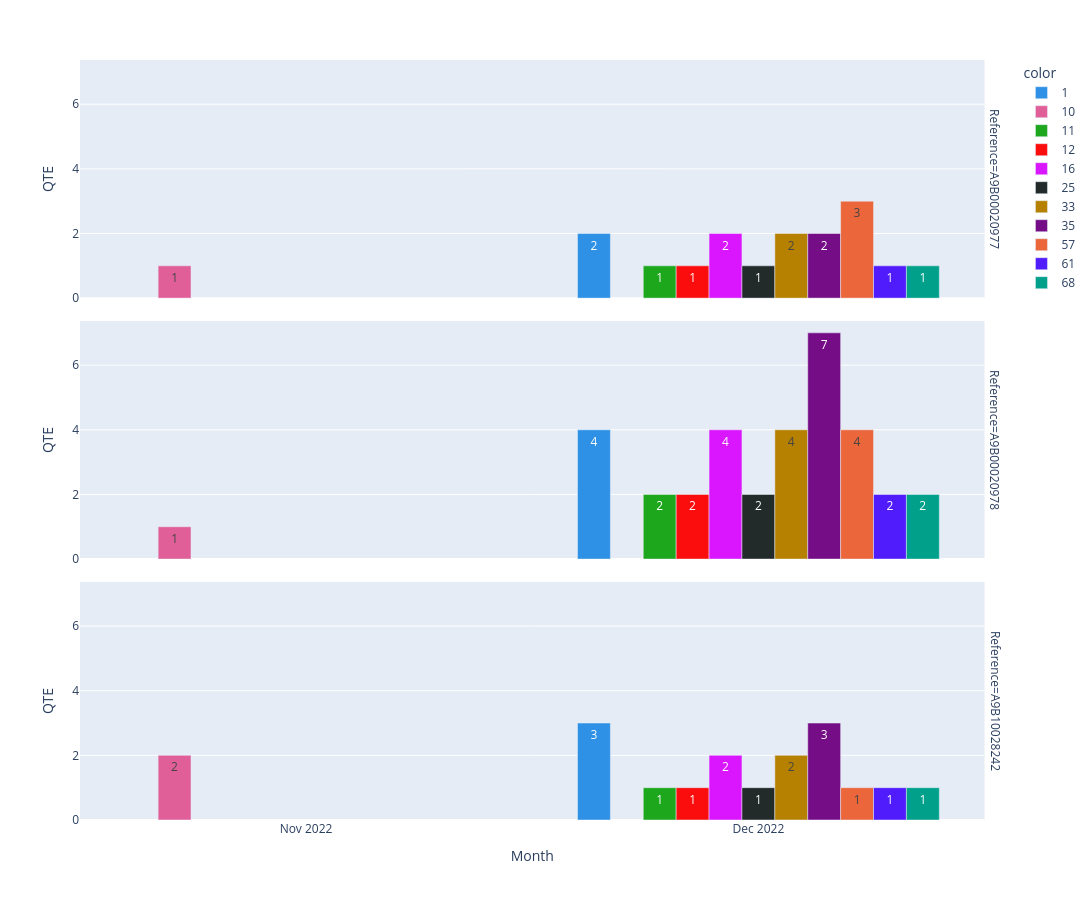

The notebook cell this image was saved under:
### Code cell
fig = px.bar(
    df,
    x="Month",
    y="QTE",
    color=df.StationId.astype(str),
    facet_row="Reference",
    width=1550,
    height=900,
    barmode="group",
    color_discrete_sequence=px.colors.qualitative.Dark24,
    text_auto=".s",
)
fig.update_xaxes(dtick="M1")
fig.show()

with open("SMPS-Delta par turbine mois 11 et 12 2022.html", "w", encoding="utf-8") as f:
    f.write(fig.to_html(full_html=False))
# fig.write_html("SMPS-Delta par turbine mois 11 et 12 2022.html")

### Figure 1 — Plotly figure (JSON) as saved in the notebook; plotly's stock layout.template omitted (floating-point values rounded to 4 significant figures)
{"data": [{"alignmentgroup": "True", "hovertemplate": "color=1<br>Reference=A9B00020977<br>Month=%{x}<br>QTE=%{y}<extra></extra>", "legendgroup": "1", "marker": {"color": "#2E91E5", "pattern": {"shape": ""}}, "name": "1", "offsetgroup": "1", "orientation": "v", "showlegend": true, "textposition": "auto", "texttemplate": "%{y:.s}", "type": "bar", "x": ["2022-12-01T00:00:00"], "xaxis": "x3", "y": [2], "yaxis": "y3"}, {"alignmentgroup": "True", "hovertemplate": "color=1<br>Reference=A9B00020978<br>Month=%{x}<br>QTE=%{y}<extra></extra>", "legendgroup": "1", "marker": {"color": "#2E91E5", "pattern": {"shape": ""}}, "name": "1", "offsetgroup": "1", "orientation": "v", "showlegend": false, "textposition": "auto", "texttemplate": "%{y:.s}", "type": "bar", "x": ["2022-12-01T00:00:00"], "xaxis": "x2", "y": [4], "yaxis": "y2"}, {"alignmentgroup": "True", "hovertemplate": "color=1<br>Reference=A9B10028242<br>Month=%{x}<br>QTE=%{y}<extra></extra>", "legendgroup": "1", "marker": {"color": "#2E91E5", "pattern": {"shape": ""}}, "name": "1", "offsetgroup": "1", "orientation": "v", "showlegend": false, "textposition": "auto", "texttemplate": "%{y:.s}", "type": "bar", "x": ["2022-12-01T00:00:00"], "xaxis": "x", "y": [3], "yaxis": "y"}, {"alignmentgroup": "True", "hovertemplate": "color=10<br>Reference=A9B00020977<br>Month=%{x}<br>QTE=%{y}<extra></extra>", "legendgroup": "10", "marker": {"color": "#E15F99", "pattern": {"shape": ""}}, "name": "10", "offsetgroup": "10", "orientation": "v", "showlegend": true, "textposition": "auto", "texttemplate": "%{y:.s}", "type": "bar", "x": ["2022-11-01T00:00:00"], "xaxis": "x3", "y": [1], "yaxis": "y3"}, {"alignmentgroup": "True", "hovertemplate": "color=10<br>Reference=A9B00020978<br>Month=%{x}<br>QTE=%{y}<extra></extra>", "legendgroup": "10", "marker": {"color": "#E15F99", "pattern": {"shape": ""}}, "name": "10", "offsetgroup": "10", "orientation": "v", "showlegend": false, "textposition": "auto", "texttemplate": "%{y:.s}", "type": "bar", "x": ["2022-11-01T00:00:00"], "xaxis": "x2", "y": [1], "yaxis": "y2"}, {"alignmentgroup": "True", "hovertemplate": "color=10<br>Reference=A9B10028242<br>Month=%{x}<br>QTE=%{y}<extra></extra>", "legendgroup": "10", "marker": {"color": "#E15F99", "pattern": {"shape": ""}}, "name": "10", "offsetgroup": "10", "orientation": "v", "showlegend": false, "textposition": "auto", "texttemplate": "%{y:.s}", "type": "bar", "x": ["2022-11-01T00:00:00"], "xaxis": "x", "y": [2], "yaxis": "y"}, {"alignmentgroup": "True", "hovertemplate": "color=11<br>Reference=A9B00020977<br>Month=%{x}<br>QTE=%{y}<extra></extra>", "legendgroup": "11", "marker": {"color": "#1CA71C", "pattern": {"shape": ""}}, "name": "11", "offsetgroup": "11", "orientation": "v", "showlegend": true, "textposition": "auto", "texttemplate": "%{y:.s}", "type": "bar", "x": ["2022-12-01T00:00:00"], "xaxis": "x3", "y": [1], "yaxis": "y3"}, {"alignmentgroup": "True", "hovertemplate": "color=11<br>Reference=A9B00020978<br>Month=%{x}<br>QTE=%{y}<extra></extra>", "legendgroup": "11", "marker": {"color": "#1CA71C", "pattern": {"shape": ""}}, "name": "11", "offsetgroup": "11", "orientation": "v", "showlegend": false, "textposition": "auto", "texttemplate": "%{y:.s}", "type": "bar", "x": ["2022-12-01T00:00:00"], "xaxis": "x2", "y": [2], "yaxis": "y2"}, {"alignmentgroup": "True", "hovertemplate": "color=11<br>Reference=A9B10028242<br>Month=%{x}<br>QTE=%{y}<extra></extra>", "legendgroup": "11", "marker": {"color": "#1CA71C", "pattern": {"shape": ""}}, "name": "11", "offsetgroup": "11", "orientation": "v", "showlegend": false, "textposition": "auto", "texttemplate": "%{y:.s}", "type": "bar", "x": ["2022-12-01T00:00:00"], "xaxis": "x", "y": [1], "yaxis": "y"}, {"alignmentgroup": "True", "hovertemplate": "color=12<br>Reference=A9B00020977<br>Month=%{x}<br>QTE=%{y}<extra></extra>", "legendgroup": "12", "marker": {"color": "#FB0D0D", "pattern": {"shape": ""}}, "name": "12", "offsetgroup": "12", "orientation": "v", "showlegend": true, "textposition": "auto", "texttemplate": "%{y:.s}", "type": "bar", "x": ["2022-12-01T00:00:00"], "xaxis": "x3", "y": [1], "yaxis": "y3"}, {"alignmentgroup": "True", "hovertemplate": "color=12<br>Reference=A9B00020978<br>Month=%{x}<br>QTE=%{y}<extra></extra>", "legendgroup": "12", "marker": {"color": "#FB0D0D", "pattern": {"shape": ""}}, "name": "12", "offsetgroup": "12", "orientation": "v", "showlegend": false, "textposition": "auto", "texttemplate": "%{y:.s}", "type": "bar", "x": ["2022-12-01T00:00:00"], "xaxis": "x2", "y": [2], "yaxis": "y2"}, {"alignmentgroup": "True", "hovertemplate": "color=12<br>Reference=A9B10028242<br>Month=%{x}<br>QTE=%{y}<extra></extra>", "legendgroup": "12", "marker": {"color": "#FB0D0D", "pattern": {"shape": ""}}, "name": "12", "offsetgroup": "12", "orientation": "v", "showlegend": false, "textposition": "auto", "texttemplate": "%{y:.s}", "type": "bar", "x": ["2022-12-01T00:00:00"], "xaxis": "x", "y": [1], "yaxis": "y"}, {"alignmentgroup": "True", "hovertemplate": "color=16<br>Reference=A9B00020977<br>Month=%{x}<br>QTE=%{y}<extra></extra>", "legendgroup": "16", "marker": {"color": "#DA16FF", "pattern": {"shape": ""}}, "name": "16", "offsetgroup": "16", "orientation": "v", "showlegend": true, "textposition": "auto", "texttemplate": "%{y:.s}", "type": "bar", "x": ["2022-12-01T00:00:00"], "xaxis": "x3", "y": [2], "yaxis": "y3"}, {"alignmentgroup": "True", "hovertemplate": "color=16<br>Reference=A9B00020978<br>Month=%{x}<br>QTE=%{y}<extra></extra>", "legendgroup": "16", "marker": {"color": "#DA16FF", "pattern": {"shape": ""}}, "name": "16", "offsetgroup": "16", "orientation": "v", "showlegend": false, "textposition": "auto", "texttemplate": "%{y:.s}", "type": "bar", "x": ["2022-12-01T00:00:00"], "xaxis": "x2", "y": [4], "yaxis": "y2"}, {"alignmentgroup": "True", "hovertemplate": "color=16<br>Reference=A9B10028242<br>Month=%{x}<br>QTE=%{y}<extra></extra>", "legendgroup": "16", "marker": {"color": "#DA16FF", "pattern": {"shape": ""}}, "name": "16", "offsetgroup": "16", "orientation": "v", "showlegend": false, "textposition": "auto", "texttemplate": "%{y:.s}", "type": "bar", "x": ["2022-12-01T00:00:00"], "xaxis": "x", "y": [2], "yaxis": "y"}, {"alignmentgroup": "True", "hovertemplate": "color=25<br>Reference=A9B00020977<br>Month=%{x}<br>QTE=%{y}<extra></extra>", "legendgroup": "25", "marker": {"color": "#222A2A", "pattern": {"shape": ""}}, "name": "25", "offsetgroup": "25", "orientation": "v", "showlegend": true, "textposition": "auto", "texttemplate": "%{y:.s}", "type": "bar", "x": ["2022-12-01T00:00:00"], "xaxis": "x3", "y": [1], "yaxis": "y3"}, {"alignmentgroup": "True", "hovertemplate": "color=25<br>Reference=A9B00020978<br>Month=%{x}<br>QTE=%{y}<extra></extra>", "legendgroup": "25", "marker": {"color": "#222A2A", "pattern": {"shape": ""}}, "name": "25", "offsetgroup": "25", "orientation": "v", "showlegend": false, "textposition": "auto", "texttemplate": "%{y:.s}", "type": "bar", "x": ["2022-12-01T00:00:00"], "xaxis": "x2", "y": [2], "yaxis": "y2"}, {"alignmentgroup": "True", "hovertemplate": "color=25<br>Reference=A9B10028242<br>Month=%{x}<br>QTE=%{y}<extra></extra>", "legendgroup": "25", "marker": {"color": "#222A2A", "pattern": {"shape": ""}}, "name": "25", "offsetgroup": "25", "orientation": "v", "showlegend": false, "textposition": "auto", "texttemplate": "%{y:.s}", "type": "bar", "x": ["2022-12-01T00:00:00"], "xaxis": "x", "y": [1], "yaxis": "y"}, {"alignmentgroup": "True", "hovertemplate": "color=33<br>Reference=A9B00020977<br>Month=%{x}<br>QTE=%{y}<extra></extra>", "legendgroup": "33", "marker": {"color": "#B68100", "pattern": {"shape": ""}}, "name": "33", "offsetgroup": "33", "orientation": "v", "showlegend": true, "textposition": "auto", "texttemplate": "%{y:.s}", "type": "bar", "x": ["2022-12-01T00:00:00"], "xaxis": "x3", "y": [2], "yaxis": "y3"}, {"alignmentgroup": "True", "hovertemplate": "color=33<br>Reference=A9B00020978<br>Month=%{x}<br>QTE=%{y}<extra></extra>", "legendgroup": "33", "marker": {"color": "#B68100", "pattern": {"shape": ""}}, "name": "33", "offsetgroup": "33", "orientation": "v", "showlegend": false, "textposition": "auto", "texttemplate": "%{y:.s}", "type": "bar", "x": ["2022-12-01T00:00:00"], "xaxis": "x2", "y": [4], "yaxis": "y2"}, {"alignmentgroup": "True", "hovertemplate": "color=33<br>Reference=A9B10028242<br>Month=%{x}<br>QTE=%{y}<extra></extra>", "legendgroup": "33", "marker": {"color": "#B68100", "pattern": {"shape": ""}}, "name": "33", "offsetgroup": "33", "orientation": "v", "showlegend": false, "textposition": "auto", "texttemplate": "%{y:.s}", "type": "bar", "x": ["2022-12-01T00:00:00"], "xaxis": "x", "y": [2], "yaxis": "y"}, {"alignmentgroup": "True", "hovertemplate": "color=35<br>Reference=A9B00020977<br>Month=%{x}<br>QTE=%{y}<extra></extra>", "legendgroup": "35", "marker": {"color": "#750D86", "pattern": {"shape": ""}}, "name": "35", "offsetgroup": "35", "orientation": "v", "showlegend": true, "textposition": "auto", "texttemplate": "%{y:.s}", "type": "bar", "x": ["2022-12-01T00:00:00"], "xaxis": "x3", "y": [2], "yaxis": "y3"}, {"alignmentgroup": "True", "hovertemplate": "color=35<br>Reference=A9B00020978<br>Month=%{x}<br>QTE=%{y}<extra></extra>", "legendgroup": "35", "marker": {"color": "#750D86", "pattern": {"shape": ""}}, "name": "35", "offsetgroup": "35", "orientation": "v", "showlegend": false, "textposition": "auto", "texttemplate": "%{y:.s}", "type": "bar", "x": ["2022-12-01T00:00:00"], "xaxis": "x2", "y": [7], "yaxis": "y2"}, {"alignmentgroup": "True", "hovertemplate": "color=35<br>Reference=A9B10028242<br>Month=%{x}<br>QTE=%{y}<extra></extra>", "legendgroup": "35", "marker": {"color": "#750D86", "pattern": {"shape": ""}}, "name": "35", "offsetgroup": "35", "orientation": "v", "showlegend": false, "textposition": "auto", "texttemplate": "%{y:.s}", "type": "bar", "x": ["2022-12-01T00:00:00"], "xaxis": "x", "y": [3], "yaxis": "y"}, {"alignmentgroup": "True", "hovertemplate": "color=57<br>Reference=A9B00020977<br>Month=%{x}<br>QTE=%{y}<extra></extra>", "legendgroup": "57", "marker": {"color": "#EB663B", "pattern": {"shape": ""}}, "name": "57", "offsetgroup": "57", "orientation": "v", "showlegend": true, "textposition": "auto", "texttemplate": "%{y:.s}", "type": "bar", "x": ["2022-12-01T00:00:00"], "xaxis": "x3", "y": [3], "yaxis": "y3"}, {"alignmentgroup": "True", "hovertemplate": "color=57<br>Reference=A9B00020978<br>Month=%{x}<br>QTE=%{y}<extra></extra>", "legendgroup": "57", "marker": {"color": "#EB663B", "pattern": {"shape": ""}}, "name": "57", "offsetgroup": "57", "orientation": "v", "showlegend": false, "textposition": "auto", "texttemplate": "%{y:.s}", "type": "bar", "x": ["2022-12-01T00:00:00"], "xaxis": "x2", "y": [4], "yaxis": "y2"}, {"alignmentgroup": "True", "hovertemplate": "color=57<br>Reference=A9B10028242<br>Month=%{x}<br>QTE=%{y}<extra></extra>", "legendgroup": "57", "marker": {"color": "#EB663B", "pattern": {"shape": ""}}, "name": "57", "offsetgroup": "57", "orientation": "v", "showlegend": false, "textposition": "auto", "texttemplate": "%{y:.s}", "type": "bar", "x": ["2022-12-01T00:00:00"], "xaxis": "x", "y": [1], "yaxis": "y"}, {"alignmentgroup": "True", "hovertemplate": "color=61<br>Reference=A9B00020977<br>Month=%{x}<br>QTE=%{y}<extra></extra>", "legendgroup": "61", "marker": {"color": "#511CFB", "pattern": {"shape": ""}}, "name": "61", "offsetgroup": "61", "orientation": "v", "showlegend": true, "textposition": "auto", "texttemplate": "%{y:.s}", "type": "bar", "x": ["2022-12-01T00:00:00"], "xaxis": "x3", "y": [1], "yaxis": "y3"}, {"alignmentgroup": "True", "hovertemplate": "color=61<br>Reference=A9B00020978<br>Month=%{x}<br>QTE=%{y}<extra></extra>", "legendgroup": "61", "marker": {"color": "#511CFB", "pattern": {"shape": ""}}, "name": "61", "offsetgroup": "61", "orientation": "v", "showlegend": false, "textposition": "auto", "texttemplate": "%{y:.s}", "type": "bar", "x": ["2022-12-01T00:00:00"], "xaxis": "x2", "y": [2], "yaxis": "y2"}, {"alignmentgroup": "True", "hovertemplate": "color=61<br>Reference=A9B10028242<br>Month=%{x}<br>QTE=%{y}<extra></extra>", "legendgroup": "61", "marker": {"color": "#511CFB", "pattern": {"shape": ""}}, "name": "61", "offsetgroup": "61", "orientation": "v", "showlegend": false, "textposition": "auto", "texttemplate": "%{y:.s}", "type": "bar", "x": ["2022-12-01T00:00:00"], "xaxis": "x", "y": [1], "yaxis": "y"}, {"alignmentgroup": "True", "hovertemplate": "color=68<br>Reference=A9B00020977<br>Month=%{x}<br>QTE=%{y}<extra></extra>", "legendgroup": "68", "marker": {"color": "#00A08B", "pattern": {"shape": ""}}, "name": "68", "offsetgroup": "68", "orientation": "v", "showlegend": true, "textposition": "auto", "texttemplate": "%{y:.s}", "type": "bar", "x": ["2022-12-01T00:00:00"], "xaxis": "x3", "y": [1], "yaxis": "y3"}, {"alignmentgroup": "True", "hovertemplate": "color=68<br>Reference=A9B00020978<br>Month=%{x}<br>QTE=%{y}<extra></extra>", "legendgroup": "68", "marker": {"color": "#00A08B", "pattern": {"shape": ""}}, "name": "68", "offsetgroup": "68", "orientation": "v", "showlegend": false, "textposition": "auto", "texttemplate": "%{y:.s}", "type": "bar", "x": ["2022-12-01T00:00:00"], "xaxis": "x2", "y": [2], "yaxis": "y2"}, {"alignmentgroup": "True", "hovertemplate": "color=68<br>Reference=A9B10028242<br>Month=%{x}<br>QTE=%{y}<extra></extra>", "legendgroup": "68", "marker": {"color": "#00A08B", "pattern": {"shape": ""}}, "name": "68", "offsetgroup": "68", "orientation": "v", "showlegend": false, "textposition": "auto", "texttemplate": "%{y:.s}", "type": "bar", "x": ["2022-12-01T00:00:00"], "xaxis": "x", "y": [1], "yaxis": "y"}], "layout": {"annotations": [{"font": {}, "showarrow": false, "text": "Reference=A9B10028242", "textangle": 90, "x": 0.98, "xanchor": "left", "xref": "paper", "y": 0.1567, "yanchor": "middle", "yref": "paper"}, {"font": {}, "showarrow": false, "text": "Reference=A9B00020978", "textangle": 90, "x": 0.98, "xanchor": "left", "xref": "paper", "y": 0.5, "yanchor": "middle", "yref": "paper"}, {"font": {}, "showarrow": false, "text": "Reference=A9B00020977", "textangle": 90, "x": 0.98, "xanchor": "left", "xref": "paper", "y": 0.8433, "yanchor": "middle", "yref": "paper"}], "barmode": "group", "height": 900, "legend": {"title": {"text": "color"}, "tracegroupgap": 0}, "margin": {"t": 60}, "width": 1550, "xaxis": {"anchor": "y", "domain": [0, 0.98], "dtick": "M1", "title": {"text": "Month"}}, "xaxis2": {"anchor": "y2", "domain": [0, 0.98], "dtick": "M1", "matches": "x", "showticklabels": false}, "xaxis3": {"anchor": "y3", "domain": [0, 0.98], "dtick": "M1", "matches": "x", "showticklabels": false}, "yaxis": {"anchor": "x", "domain": [0, 0.3133], "title": {"text": "QTE"}}, "yaxis2": {"anchor": "x2", "domain": [0.3433, 0.6567], "matches": "y", "title": {"text": "QTE"}}, "yaxis3": {"anchor": "x3", "domain": [0.6867, 1.0], "matches": "y", "title": {"text": "QTE"}}}}
